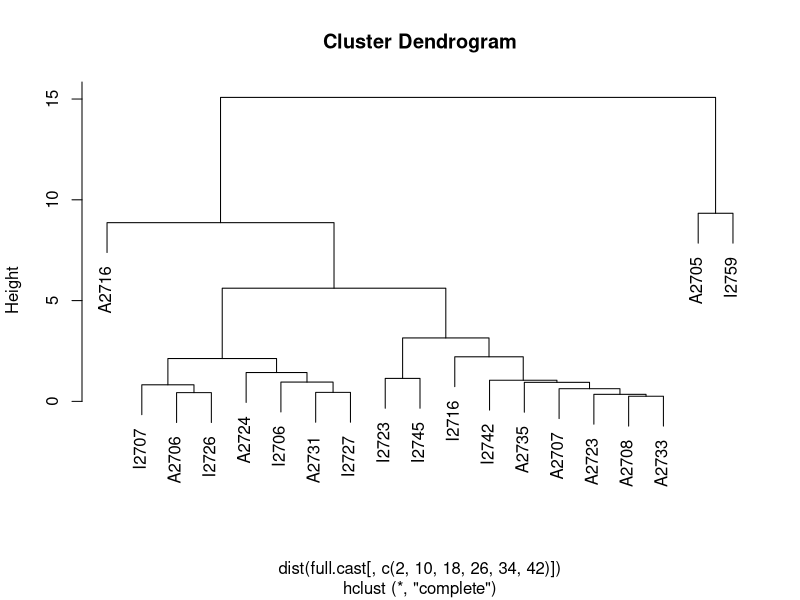
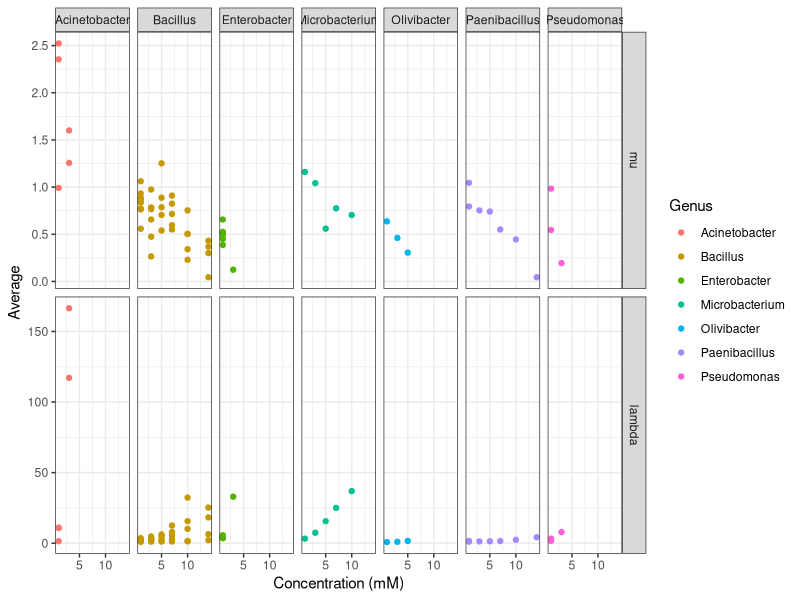
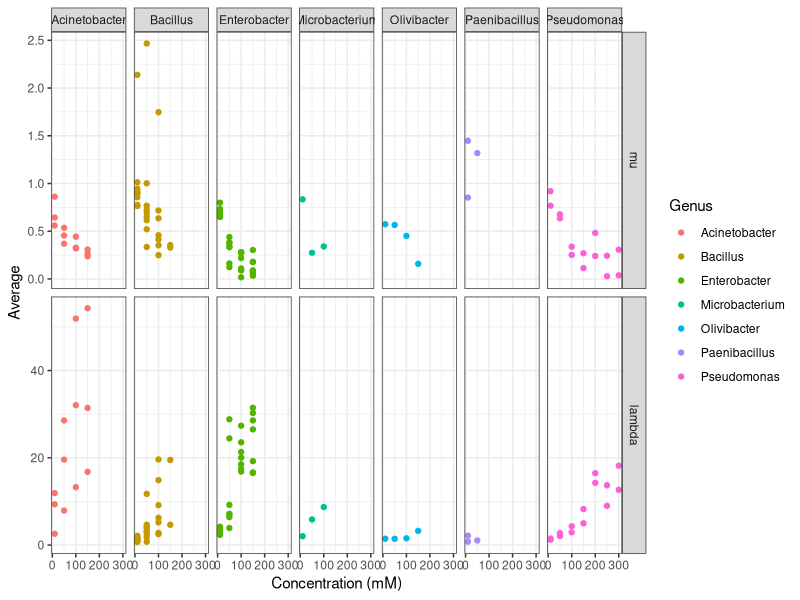

Source code (R) for these figures, in order:
library(ggplot2)
library(dplyr)
library(reshape2)
library(stats)

setwd("/Users/dunivint/Documents/GitHubRepos/Arsenic_Growth_Analysis/")
#read in data by calling on files with "results" 
#in the name, and combine all data from separate experiments
data=data.frame(do.call(rbind, lapply(list.files(pattern="*results"), read.csv)))

#remove unnecessary first column and rename a data file. 
#we will need this structure for EC50 later
data=data[-1]
orig.data=data

#fix problem spline with models. (I did this manually by saving
#the data as a .csv and adding a column "quality" that describes
#whether or not I need to use the model)
write.csv(orig.data, "orig_grofit_data.csv")
data=read.csv("orig_grofit_data_model.csv")
data$mu.spline <- with( data, ifelse( Quality == 0, mu.model, mu.spline ))
data$A.spline <- with( data, ifelse( Quality == 0, A.model, A.spline ))
data$lambda.spline <- with( data, ifelse( Quality == 0, lambda.model, lambda.spline ))
data$integral.spline <- with( data, ifelse( Quality == 0, integral.model, integral.spline ))

#remove all model data since we are using spline
data=data[,-grep("model", names(data))]
data=data[,-grep(".bt", names(data))]
data=data[,-grep("log.", names(data))]
data=data[,-grep("nboot", names(data))]
data=data[,-grep("Quality", names(data))]

#add binary column to describe yes/no growth
data$growth=as.integer(data$reliability=="TRUE")

#remove unnecessary first column
data=data[,-(1:2)]

#Average data for each variable before melting
stats=data %>%
  group_by(TestId, AddId, concentration) %>%
  summarise(mu=mean(mu.spline),
            A=mean(A.spline), 
            lambda=mean(lambda.spline), 
            integral=mean(integral.spline),
            growth=mean(growth))

#Call samples with 1/3 growing no growth
stats$growth[stats$growth<0.4]=0

#Flag samples with 2/3 growth so we can remove poor replicate
stats$flag[which(stats$growth==0 | stats$growth==1)] =0
stats$flag[is.na(stats$flag)]=1

#remove unnecessary columns from stats
stats=stats[,-c(4:8)]

#combine flagged sites with original data
data=inner_join(data, stats, by=c("TestId", "AddId", "concentration"), copy=TRUE)

#remove rows that are called false AND are flagged
data=data[-which(data$reliability=="FALSE" & data$flag==1),]

#remove flag and reliability columns as they are no longer necessary 
data=data[,!colnames(data) %in% grep("reliability",colnames(data), value=TRUE)]
data=data[,!colnames(data) %in% grep("flag",colnames(data), value=TRUE)]

#Average data for each variable before melting
data=data %>%
  group_by(TestId, AddId, concentration) %>%
  summarise(mu=mean(mu.spline),
            A=mean(A.spline), 
            lambda=mean(lambda.spline), 
            integral=mean(integral.spline),
            growth=mean(growth),
            mu.sd=sd(mu.spline),
            A.sd=sd(A.spline),
            lambda.sd=sd(lambda.spline),
            integral.sd=sd(integral.spline))

#Call samples with 1/3 growing no growth
data$growth[data$growth<0.4]=0

#Call parameters NA for no growth
data$A[data$growth==0]=NA
data$mu[data$growth==0]=NA
data$integral[data$growth==0]=NA
data$lambda[data$growth==0]=NA

#remove negative control data
data=data[!(data$TestId=="NEG"),]
data=data[!(data$TestId=="I2742b"),]
data=data[!(data$TestId=="x"),]

#adjust all negative lambda values to 1000 (just below lowest positive lambda)
data$lambda[data$lambda<0]=1000

#normalize data to growth without arsenic
normalization=subset(data, concentration %in% 0)
normalization=normalization[,-3]
data=inner_join(data, normalization, by = c("TestId", "AddId"))
full.data=data %>%
  group_by(TestId, AddId, concentration) %>%
  summarise(mu=mu.x/mu.y,
            lambda=lambda.x/lambda.y,
            A=A.x/A.y,
            mu.sd=mu.sd.x/mu.y,
            lambda.sd=lambda.sd.x/lambda.y,
            A.sd=A.sd.x/A.sd.y)

#remove rows with no arsenic (controls)
data=full.data[!(full.data$concentration=="0"),]

#read in genus information
genus=read.csv("isolate_genus.csv")

#merge genus with data
data=inner_join(genus, data, by="TestId")

#cast and extract data for clustering
lambda.cast <- dcast(data, TestId~AddId+concentration, value.var = "lambda")
mu.cast <- dcast(data, TestId~AddId+concentration, value.var = "mu")
A.cast <- dcast(data, TestId~AddId+concentration, value.var = "A")

#combine information for all parameters
full.cast <- cbind(lambda.cast, mu.cast, A.cast)

#define row names
rownames(full.cast) <- full.cast$TestId

#remove isolates with few genera representatives
few <- c("A2727", "A2712", "I2748", "I2749", "I2746", "I2747")
full.cast <- full.cast %>%
  subset(!TestId %in% few)

#cluster & plot
plot(hclust(dist(full.cast[,c(2,10,18,26,34,42)])))

#separate arsenate and arsenite
as5=data[-which(data$AddId=="III"),]
as3=data[-which(data$AddId=="V"),]

#remove concentrations 20 and 25mM from arsenite because no isolates grow
as3=as3[!as3$concentration %in% grep("2", as3$concentration, value=TRUE),]
data=data[!data$concentration %in% grep("25", data$concentration, value=TRUE),]
data=data[!data$concentration %in% grep("20 ", data$concentration, value=TRUE),]

#rearrange data into long format for plotting
as3.long=melt(as3, id=c("TestId", "Genus", "concentration", "AddId"), measure=c("mu", "lambda"))
as5.long=melt(as5, id=c("TestId", "Genus", "concentration", "AddId"), measure=c("mu", "lambda"))


#plot & save arsenite graph
setEPS()
postscript("arsenite.grofit.eps")
ggplot(data=as3.long, aes(x=concentration, y=value, color=Genus, group_by(c("lambda", "mu", "A")))) +
  geom_point(size=1.5) +
  facet_grid(variable~Genus, scales="free_y") +
  labs(x="Concentration (mM)", y="Average") + 
  theme_bw()
dev.off()

#plot & save arsenate graph
setEPS()
postscript("arsenate.grofit.eps")
ggplot(data=as5.long, aes(x=concentration, y=value, color=Genus, group_by(c("lambda", "mu", "A")))) +
  geom_point(size=1.5) +
  facet_grid(variable~Genus, scales="free_y") +
  labs(x="Concentration (mM)", y="Average") + 
  theme_bw()
dev.off()
